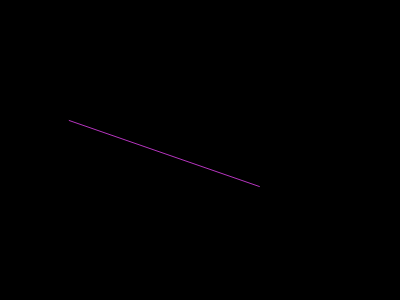
Frame 1 (no input)
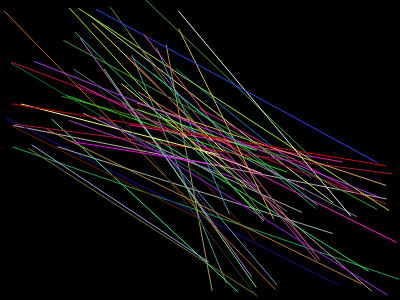
Frame 60 (no input)
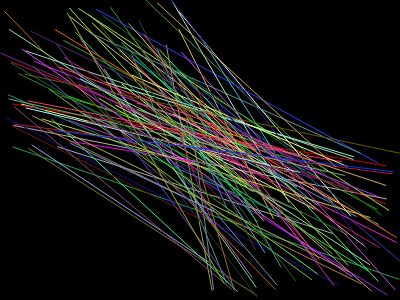
Frame 120 (the mouse pressed at the canvas centre since frame 60)

The p5.js sketch that drew these frames (run headless with seeded random() and noise() and a simulated clock; from frame 60 on, the mouse is pressed at the canvas centre):

// p5.js sketch
// ── sketch.js
function setup() {
    // put setup code here
    createCanvas(400, 300);
    background(0);
}
function draw() {
    // put drawing code here
    r = random(255);
    g = random(255);
    b = random(255);
    strokeColor = color(r, g, b);
    x1 = random(0, width/2);
    y1 = random(0, height/2);
    x2 = random(width/2, width);
    y2 = random(height/2, height);
    stroke(strokeColor);
    line(x1, y1, x2, y2);
}
